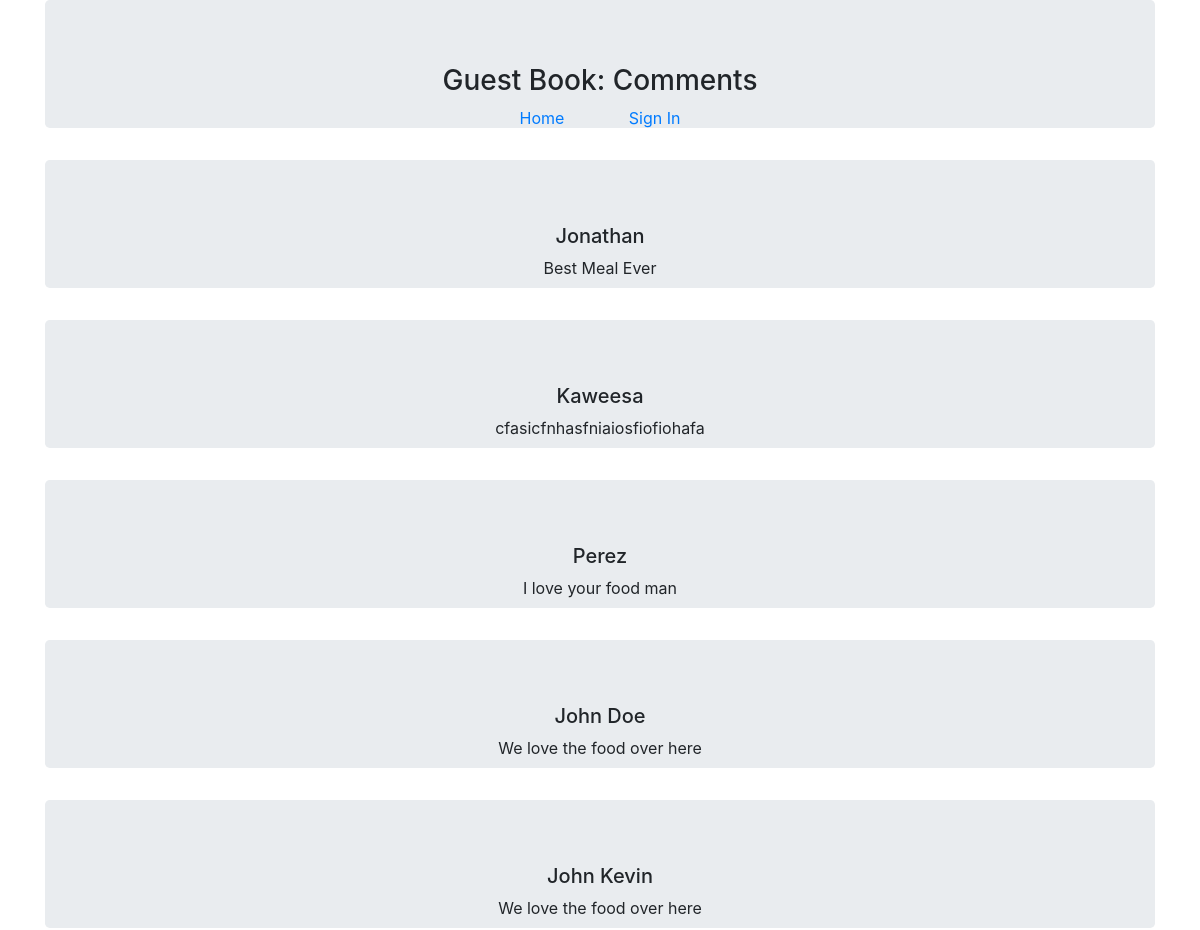
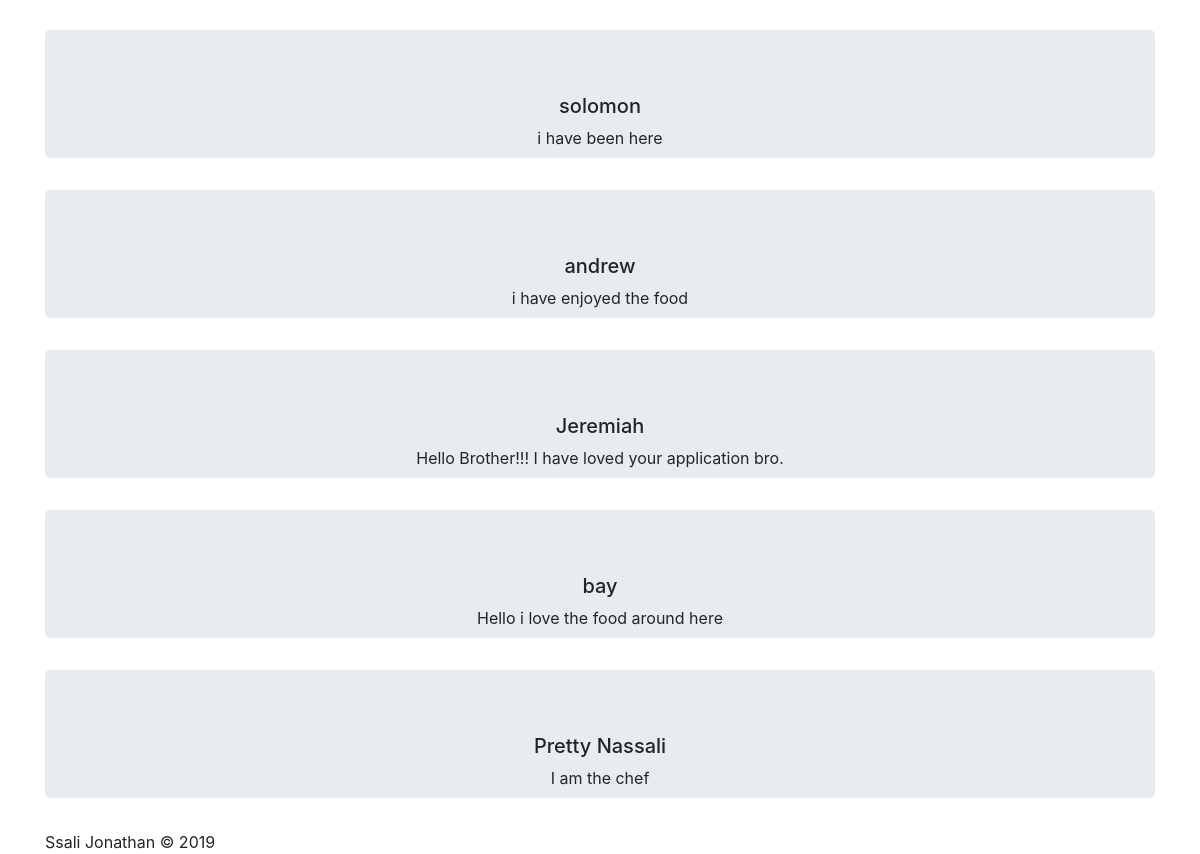
The page / on the database its author committed (2 pictures, top to bottom).
### app.py (models this page shows)
class User(db.Model):
    id=db.Column(db.Integer,primary_key=True)
    name=db.Column(db.String(45),nullable=False)
    Comment=db.Column(db.String(1000))

### app.py (the view)
@app.route('/')
def index():
    comments=User.query.all()
    return render_template('guestbook.html',title="Comments",comments=comments)

### templates/guestbook.html
{% extends 'layout.html' %}
{% block content %}
<link rel="stylesheet" href="{{url_for('static',filename='guestbook.css')}}">
    {% for comment in comments %}
     <div class="jumbotron guestbook">
     <h5>{{comment.name}}</h5>
     <p>{{comment.Comment}}</p>
     </div>
    {% endfor %}
{% endblock content %}

### templates/layout.html (shortened to what this page needs)
<!DOCTYPE html>
<html lang="en">
<head>
    <link rel="stylesheet" href="{{url_for('static',filename='main.css')}}">
    <link rel="stylesheet" href="{{url_for('static',filename='bootstrap.min.css')}}">
</head>
<body>
<div class="container">
    <header class="jumbotron head">
            <h3>Guest Book: {{title}} </h3>
            <li><a href="/">Home</a></li>
            <li><a href="/signin">Sign In</a></li>
    </header>
    <div class="content">
        {% block content %}
        {% endblock content %}
    <footer>
       Ssali Jonathan &copy; 2019
    </footer>
    </div>
</div>
</body>
</html>

### static/main.css (style rules this page uses)
body { font-family: 'Raleway', sans-serif; }
footer { text-align: left; }
header li { display: inline; justify-content: space-between; padding: 30px; text-align: center; }
.head { height: 20px; text-align: center; }

### static/guestbook.css (style rules this page uses)
.guestbook { height: 35px; text-align: center; }

### rows shown on the page
User: name "Jonathan", Comment "Best Meal Ever"
User: name "Kaweesa", Comment "cfasicfnhasfniaiosfiofiohafa"
User: name "Perez", Comment "I love your food man"
User: name "John Doe", Comment "We love the food over here"
User: name "John Kevin", Comment "We love the food over here"
User: name "solomon", Comment "i have been here"
User: name "andrew", Comment "i have enjoyed the food"
User: name "Jeremiah", Comment "Hello Brother!!! I have loved your application bro."
User: name "bay", Comment "Hello i love the food around here"
User: name "Pretty Nassali", Comment "I am the chef"

### other values the page prints
{{ title }} "Comments"
